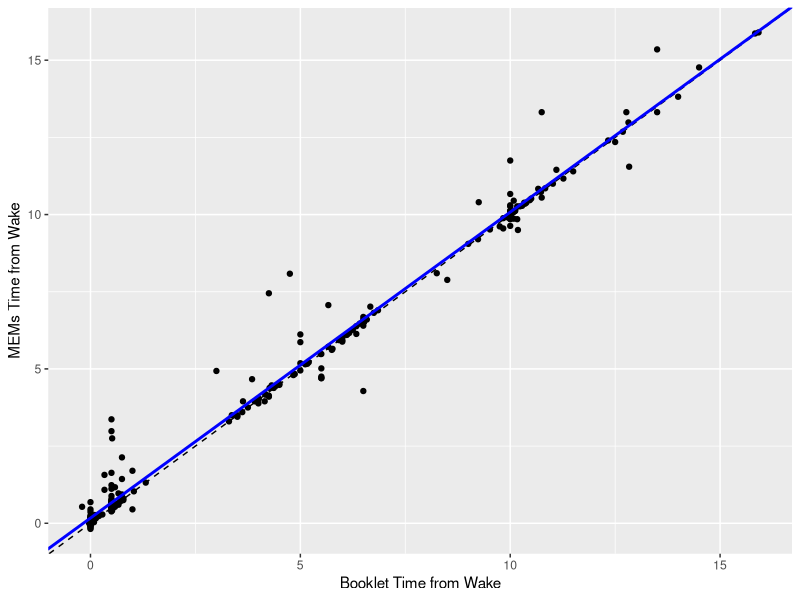
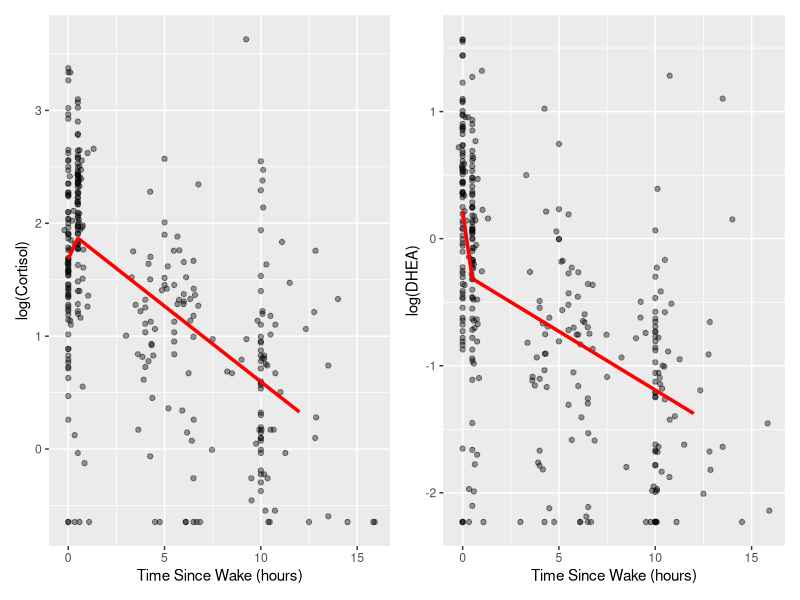

Write R code to recreate these figures, in order.
## ---- chunk 1
knitr::opts_chunk$set(
  echo = FALSE, message = FALSE, warning = FALSE,
  fig.align = "center", fig.width = 6.5, fig.height = 4.5
)
library(emmeans)
library(patchwork)
library(kableExtra)
library(lmerTest)
library(scales)
library(lubridate)
library(tidyverse)

#read in data
p0_data <- read_csv("../Data/Project0_Clean_v2.csv")

#remove columns that wont be used for data analysis
p0_data <- p0_data %>%
  select(-`Booklet: Sample interval`, -`Booklet: Sample interval Decimal Time (mins)`, -`MEMs: Sample interval`,
         -`MEMs: Sample interval Decimal Time (mins)`, -`Cortisol (ug/dl)`, -`DHEA (pg/dl)`)

#convert date columns to appropriate date format
p0_data <- p0_data %>%
  mutate(
    `Collection Date` = mdy(`Collection Date`)
  ) %>%
  rename(
    date = `Collection Date`,
    sample = `Collection Sample`,
    wake_tm = `Sleep Diary reported wake time`,
    booklet_tm = `Booket: Clock Time`,
    mems_tm = `MEMs: Clock Time`,
    cortisol = `Cortisol (nmol/L)`,
    dhea = `DHEA (nmol/L)`,
    day = DAYNUMB
  )
#manually calculate sample interval times for MEMs and Booklet 
p0_data <- p0_data %>%
  group_by(SubjectID, date) %>%
  arrange(sample, .by_group = TRUE) %>%
  fill(wake_tm, .direction = "down") %>%
  ungroup() %>%
  mutate(
    mems_interval = as.numeric(mems_tm - wake_tm)/3600,
    booklet_interval = as.numeric(booklet_tm - wake_tm)/3600
  )


## ---- chunk 2
# ---- Prep analysis dataset ----
table1_data <- p0_data %>%
  mutate(
    Sample = factor(sample,
                    levels = 1:4,
                    labels = c("Sample 1\n(Wake)",
                               "Sample 2\n(+30 min)",
                               "Sample 3\n(Lunch)",
                               "Sample 4\n(+10 hr)")
    ),
    time_diff = mems_interval - booklet_interval
  )

# ---- Helper formatters ----
fmt_mean_sd <- function(x, digits = 2){
  if(all(is.na(x))) return(NA_character_)
  sprintf(paste0("%.",digits,"f (%.",digits,"f)"),
          mean(x, na.rm = TRUE),
          sd(x, na.rm = TRUE))
}

fmt_median_iqr <- function(x, digits = 2){
  if(all(is.na(x))) return(NA_character_)
  q <- quantile(x, c(.25,.5,.75), na.rm = TRUE)
  sprintf(paste0("%.",digits,"f [%.",digits,"f, %.",digits,"f]"),
          q[2], q[1], q[3])
}

fmt_missing <- function(x){
  n_miss <- sum(is.na(x))
  p_miss <- mean(is.na(x)) * 100
  sprintf("%d (%.1f%%)", n_miss, p_miss)
}

# ---- By-sample summaries (LONG) ----
table1_long <- table1_data %>%
  group_by(Sample) %>%
  summarise(
    N = as.character(n()),
    
    diff_mean_sd = fmt_mean_sd(time_diff),
    diff_med_iqr = fmt_median_iqr(time_diff),
    diff_miss    = fmt_missing(time_diff),
    
    cort_mean_sd = fmt_mean_sd(cortisol),
    cort_med_iqr = fmt_median_iqr(cortisol),
    cort_miss    = fmt_missing(cortisol),
    
    dhea_mean_sd = fmt_mean_sd(dhea),
    dhea_med_iqr = fmt_median_iqr(dhea),
    dhea_miss    = fmt_missing(dhea),
    
    .groups = "drop"
  ) %>%
  pivot_longer(-Sample, names_to = "Statistic", values_to = "Value")

# ---- Overall summaries (LONG) ----
overall_long <- table1_data %>%
  summarise(
    N = as.character(n()),
    
    diff_mean_sd = fmt_mean_sd(time_diff),
    diff_med_iqr = fmt_median_iqr(time_diff),
    diff_miss    = fmt_missing(time_diff),
    
    cort_mean_sd = fmt_mean_sd(cortisol),
    cort_med_iqr = fmt_median_iqr(cortisol),
    cort_miss    = fmt_missing(cortisol),
    
    dhea_mean_sd = fmt_mean_sd(dhea),
    dhea_med_iqr = fmt_median_iqr(dhea),
    dhea_miss    = fmt_missing(dhea)
  ) %>%
  pivot_longer(everything(), names_to = "Statistic", values_to = "Value") %>%
  mutate(Sample = "Overall")

# ---- Combine + order + relabel stats + flip to wide ----
stat_order <- c(
  "N",
  "diff_mean_sd", "diff_med_iqr", "diff_miss",
  "cort_mean_sd", "cort_med_iqr", "cort_miss",
  "dhea_mean_sd", "dhea_med_iqr", "dhea_miss"
)

table1_final <- bind_rows(table1_long, overall_long) %>%
  mutate(
    stat_key = factor(Statistic, levels = stat_order),
    Statistic = recode(Statistic,
                       N = "N",
                       
                       diff_mean_sd = "Time diff (MEMS − Booklet), mean (SD) [hours]",
                       diff_med_iqr = "Time diff (MEMS − Booklet), median [IQR] [hours]",
                       diff_miss    = "Time diff missing, n (%)",
                       
                       cort_mean_sd = "Cortisol (nmol/L), mean (SD)",
                       cort_med_iqr = "Cortisol (nmol/L), median [IQR]",
                       cort_miss    = "Cortisol missing, n (%)",
                       
                       dhea_mean_sd = "DHEA (nmol/L), mean (SD)",
                       dhea_med_iqr = "DHEA (nmol/L), median [IQR]",
                       dhea_miss    = "DHEA missing, n (%)"
    )
  ) %>%
  arrange(stat_key) %>%               
  select(-stat_key) %>%              
  pivot_wider(names_from = Sample, values_from = Value)

# ---- Render to PDF using kableExtra ----
kable(
  table1_final,
  format = "latex",
  booktabs = TRUE,
  align = "lccccc",
  caption = "Descriptive statistics by sample collection time"
) %>%
  kable_styling(
    latex_options = c("hold_position", "scale_down"),
    font_size = 10
  )
## ---- chunk 3
##########--------QUESTION 1------#############

#run linear mixed effects model of booklet time vs mems time with random intercept
q1_mod1 <- lmer(mems_interval ~ booklet_interval + (1|SubjectID), data = p0_data)

#scatterplot of agreement between mems and booklet times
ggplot(p0_data, aes(x= booklet_interval, y= mems_interval)) + 
  geom_point() + 
  geom_abline(slope = 1, intercept = 0, linetype = "dashed") + 
  geom_abline(slope = fixef(q1_mod1)["booklet_interval"], intercept = fixef(q1_mod1)["(Intercept)"],
              linewidth = 1, col = "blue") +
  labs(x = "Booklet Time from Wake", y= "MEMs Time from Wake")
## ---- chunk 4
#create table of lmm for question 1
#get fixed effects from model
fixef_tab <- summary(q1_mod1)$coefficients %>%
  as.data.frame() %>%
  rownames_to_column("Term") %>%
  select(
    Term,
    Estimate,
    `Std. Error`,
    `Pr(>|t|)`
  )
#95% ci
ci_tab <- confint(q1_mod1) %>%
  as.data.frame() %>%
  rownames_to_column("Term") %>%
  rename(
    LL = `2.5 %`,
    UL = `97.5 %`
  ) %>%
  filter(Term %in% fixef_tab$Term)
#putting table together
model_table <- fixef_tab %>%
  left_join(ci_tab, by = "Term") %>%
  mutate(
    CI_95 = sprintf("[%.3f, %.3f]", LL, UL),
    Estimate = round(Estimate, 3),
    `Std. Error` = round(`Std. Error`, 3),
    `Pr(>|t|)` = signif(`Pr(>|t|)`, 3)
  ) %>%
  select(
    Term,
    Estimate,
    CI_95,
    `Pr(>|t|)`
  ) %>%
  rename(
    `95% CI` = CI_95,
    `p-value` = `Pr(>|t|)`
  )
#extract hypothesis test of whether beta1 is equal to 1
contest_res <- contest(q1_mod1, L = c(0, 1), rhs = 1)

contest_table <- tibble(
  Term = "Slope test: β1 = 1",
  Estimate = NA,
  `95% CI` = NA,
  `p-value` = signif(contest_res$`Pr(>F)`[1], 3)
)
#final table
final_table <- bind_rows(
  model_table,
  contest_table
)
#change row names so that they are appropriate for final report
rownames(final_table) <- c("Intercept", "Booklet Interval", "Slope Test = 1")
#use kbl to knit to pdf nicely (kbl is the best)
final_table %>%
  kbl(
    caption = "Linear mixed model results for MEMS interval vs booklet interval",
    align = "lccc",
    booktabs = TRUE,
    linesep = ""
  ) %>%
  kable_styling(
    latex_options = c("hold_position"),
    font_size = 10
  )

## ---- chunk 5
##########--------QUESTION 2------#############

#create truth columns of +/- 7.5 and 15 mins to check adherence
p0_data <- p0_data %>%
  mutate(
    truth = case_when(
      sample == 2 ~ .5,
      sample == 4 ~ 10,
      .default = NA
    ),
    deviation_mems = abs(mems_interval - truth),
    deviation_book = abs(booklet_interval - truth)
  )

#check adherence
p0_data <- p0_data %>%
  mutate(
    adherence_mems7_5 = if_else(deviation_mems <= 7.5/60, 1, 0),
    adherence_book7_5 = if_else(deviation_book <= 7.5/60, 1, 0),
    adherence_mems15 = if_else(deviation_mems <= 15/60, 1, 0),
    adherence_book15 = if_else(deviation_book <= 15/60, 1, 0)
  )

#calc adherence proportions
adherence <- p0_data %>%
  filter(!is.na(truth)) %>%
  summarise(
    within_7_5_mems = mean(adherence_mems7_5, na.rm = TRUE),
    within_15_mems = mean(adherence_mems15, na.rm = TRUE),
    within_7_5_book = mean(adherence_book7_5, na.rm = TRUE),
    within_15_book = mean(adherence_book15, na.rm = TRUE)
  )

#transform adherence table to long so that it's ready to print
adherence_table <- adherence %>%
  pivot_longer(
    cols = everything(),
    names_to = "name",
    values_to = "prop"
  ) %>%
  mutate(
    Method = if_else(grepl("_mems$", name), "MEMS", "Booklet"),
    Window = case_when(
      grepl("^within_7_5_", name) ~ "±7.5 minutes",
      grepl("^within_15_",  name) ~ "±15 minutes"
    )
  ) %>%
  select(Window, Method, prop) %>%
  pivot_wider(names_from = Method, values_from = prop)
#convert to percents
adherence_table <- adherence_table %>%
  mutate(
    MEMS = scales::percent(MEMS, accuracy = 0.1),
    Booklet = scales::percent(Booklet, accuracy = 0.1)
  )
#use kbl to print adherence table so that it is formatted nicely
adherence_table %>%
  kbl(
    caption = "Adherence of MEMS and Booklet Sampling Times Within Specified Time Windows",
    align = c("l", "c", "c"),
    booktabs = TRUE,
    linesep = ""
  ) %>%
  kable_styling(
    latex_options = c("hold_position"),
    font_size = 10
  )

## ---- chunk 6
##########--------QUESTION 3------#############
#subject 3037 has several DHEA measures at detection limit so remove from Q3 analysis
q3_data <- p0_data %>%
  filter(SubjectID != 3037)

#cortisol data filtering out samples with cortisol values over 80 due to lab error
cortisol_data <- q3_data %>%
  filter(cortisol <=80)

#dhea data filtering out samples with dhea == 5.205
dhea_data <- q3_data %>%
  filter(dhea < 5.205)
#create piecewise at 30 mins for mems time
cortisol_data <- cortisol_data %>%
  mutate(
    booklet_step = pmax(0, booklet_interval-0.5)
  )
#distribution of cortisol is not normal whereas log(x) is approx normal so use log transformed
q3_cortmod1 <- lmer(log(cortisol) ~ booklet_interval + booklet_step + (1|SubjectID),
                    data = cortisol_data)


#create piecewise at 30 mins for mems time
dhea_data <- dhea_data %>%
  mutate(
    booklet_step = pmax(0, booklet_interval-0.5)
  )

#distribution of dhea is not normal whereas log(x) is a bit better
q3_dheamod1 <- lmer(log(dhea) ~ booklet_interval + booklet_step + (1|SubjectID),
                    data = dhea_data)


##code for creating table of back transformed and interpretable change in hormones pre and post 30 mins
#cortisol
b_cort <- fixef(q3_cortmod1) #fixed effects for cort model
V_cort <- vcov(q3_cortmod1) #var-cov matrix for cort model

b1_c <- b_cort["booklet_interval"]
b2_c <- b_cort["booklet_step"]

# Slopes
slope_c_0_30 <- b1_c
slope_c_30p  <- b1_c + b2_c

# SEs
se_c_0_30 <- sqrt(V_cort["booklet_interval","booklet_interval"])
se_c_30p  <- sqrt(
  V_cort["booklet_interval","booklet_interval"] +
  V_cort["booklet_step","booklet_step"] +
  2*V_cort["booklet_interval","booklet_step"]
)

# df + p-values from model summary
coef_c <- summary(q3_cortmod1)$coefficients
df_c <- coef_c["booklet_interval","df"]
p_c_0_30 <- coef_c["booklet_interval","Pr(>|t|)"]

# Wald p for combined slope
t_c_30p <- slope_c_30p / se_c_30p
p_c_30p <- 2 * pt(abs(t_c_30p), df=df_c, lower.tail=FALSE)

crit_c <- qt(0.975, df_c)

#dhea
b_dhea <- fixef(q3_dheamod1)
V_dhea <- vcov(q3_dheamod1)

b1_d <- b_dhea["booklet_interval"]
b2_d <- b_dhea["booklet_step"]

slope_d_0_30 <- b1_d
slope_d_30p  <- b1_d + b2_d

se_d_0_30 <- sqrt(V_dhea["booklet_interval","booklet_interval"])
se_d_30p  <- sqrt(
  V_dhea["booklet_interval","booklet_interval"] +
  V_dhea["booklet_step","booklet_step"] +
  2*V_dhea["booklet_interval","booklet_step"]
)

coef_d <- summary(q3_dheamod1)$coefficients
df_d <- coef_d["booklet_interval","df"]
p_d_0_30 <- coef_d["booklet_interval","Pr(>|t|)"]

t_d_30p <- slope_d_30p / se_d_30p
p_d_30p <- 2 * pt(abs(t_d_30p), df=df_d, lower.tail=FALSE)

crit_d <- qt(0.975, df_d)

#create final table by putting together all necessary parts
final_q3_table <- tibble(
  `Time Window` = c("0–30 min", "30+ min"),
  `Cortisol % Change` = c(
    round((exp(slope_c_0_30 * 0.5) - 1) * 100, 1),   
    round((exp(slope_c_30p) - 1) * 100, 1)           
  ),

  `Cortisol 95% CI` = c(
    paste0("[",
      round((exp((slope_c_0_30 - crit_c*se_c_0_30) * 0.5) - 1) * 100, 1),
      ", ",
      round((exp((slope_c_0_30 + crit_c*se_c_0_30) * 0.5) - 1) * 100, 1),
      "]"
    ),
    paste0("[",
      round((exp(slope_c_30p - crit_c*se_c_30p) - 1) * 100, 1),
      ", ",
      round((exp(slope_c_30p + crit_c*se_c_30p) - 1) * 100, 1),
      "]"
    )
  ),

  `Cortisol P-value` = ifelse(
    c(p_c_0_30, p_c_30p) < 0.0001,
    "<0.0001",
    formatC(c(p_c_0_30, p_c_30p), format="f", digits=4)
  ),

  `DHEA % Change` = c(
    round((exp(slope_d_0_30 * 0.5) - 1) * 100, 1),
    round((exp(slope_d_30p) - 1) * 100, 1)
  ),

  `DHEA 95% CI` = c(
    paste0("[",
      round((exp((slope_d_0_30 - crit_d*se_d_0_30) * 0.5) - 1) * 100, 1),
      ", ",
      round((exp((slope_d_0_30 + crit_d*se_d_0_30) * 0.5) - 1) * 100, 1),
      "]"
    ),
    paste0("[",
      round((exp(slope_d_30p - crit_d*se_d_30p) - 1) * 100, 1),
      ", ",
      round((exp(slope_d_30p + crit_d*se_d_30p) - 1) * 100, 1),
      "]"
    )
  ),

  `DHEA P-value` = ifelse(
    c(p_d_0_30, p_d_30p) < 0.0001,
    "<0.0001",
    formatC(c(p_d_0_30, p_d_30p), format="f", digits=4)
  )
)


#prints table/knits to pdf nicely
kbl(
  final_q3_table,
  format="latex",
  booktabs=TRUE,
  align="lccc|ccc",
  caption="Percent change in hormone concentrations"
) %>%
add_header_above(c(" " = 1, "Cortisol Model" = 3, "DHEA Model" = 3)) %>%
kable_styling(
  latex_options=c("hold_position","scale_down"),   
  font_size=9                                      
) %>%
column_spec(1, width="2.8cm") %>%
column_spec(2:7, width="1.8cm")

## ---- chunk 7
#cortisol prediction grid
cort_grid <- data.frame(
  booklet_interval = seq(0, 12, length = 200)
)

cort_grid$booklet_step <- pmax(0, cort_grid$booklet_interval - 0.5)

cort_grid$pred <- predict(q3_cortmod1,
                          newdata = cort_grid,
                          re.form = NA)
#plot of predicted over observed
p_cort <- ggplot(cortisol_data,
       aes(booklet_interval, log(cortisol))) +
  geom_point(alpha = 0.4) +
  geom_line(data = cort_grid,
            aes(booklet_interval, pred),
            linewidth = 1.2, col = "red") +
  labs(
    x = "Time Since Wake (hours)",
    y = "log(Cortisol)"
  )

#dhea predicted grid
dhea_grid <- data.frame(
  booklet_interval = seq(0, 12, length = 200)
)

dhea_grid$booklet_step <- pmax(0, dhea_grid$booklet_interval - 0.5)

dhea_grid$pred <- predict(q3_dheamod1,
                          newdata = dhea_grid,
                          re.form = NA)
#plot of predicted over observed
p_dhea <- ggplot(dhea_data,
       aes(booklet_interval, log(dhea))) +
  geom_point(alpha = 0.4) +
  geom_line(data = dhea_grid,
            aes(booklet_interval, pred),
            linewidth = 1.2, col = "red") +
  labs(
    x = "Time Since Wake (hours)",
    y = "log(DHEA)"
  )
p_cort + p_dhea
